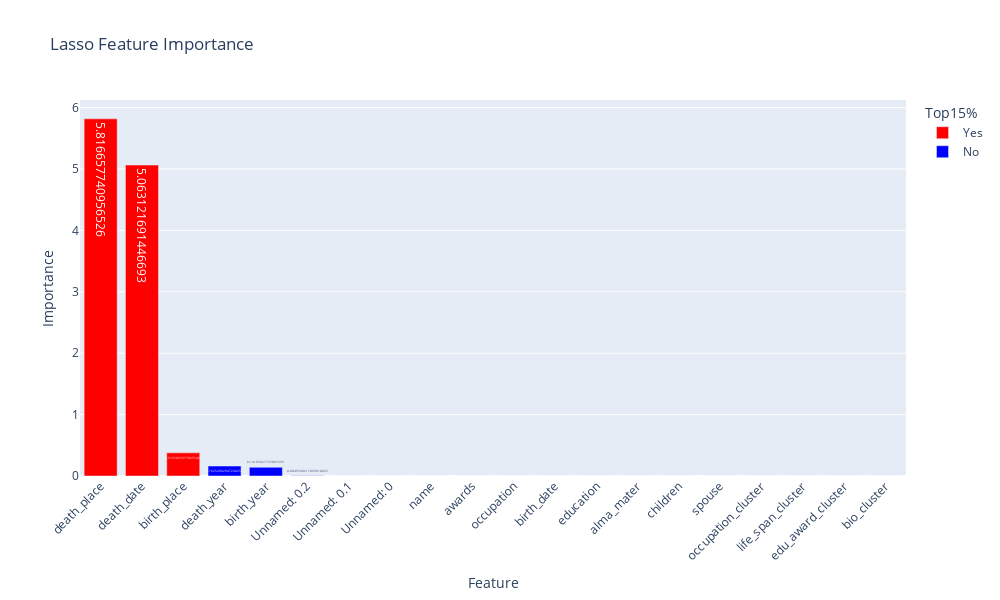

The notebook cell saved with this chart:
### Code cell
fig = px.bar(
    feat_df,                
    x='Feature',            
    y='Importance',         
    color='Top15%',         
    color_discrete_map={'Yes': 'red', 'No': 'blue'},  
    text='Importance',      
    title='Lasso Feature Importance'  
)


fig.update_layout(
    xaxis_tickangle=-45,  
    width=1000,           
    height=600            
)

fig.show()

### Figure 1 — Plotly figure (JSON) as saved in the notebook; plotly's stock layout.template omitted (floating-point values rounded to 4 significant figures)
{"data": [{"hovertemplate": "Top15%=Yes<br>Feature=%{x}<br>Importance=%{text}<extra></extra>", "legendgroup": "Yes", "marker": {"color": "red", "pattern": {"shape": ""}}, "name": "Yes", "orientation": "v", "showlegend": true, "text": [5.817, 5.063, 0.3767], "textposition": "auto", "type": "bar", "x": ["death_place", "death_date", "birth_place"], "xaxis": "x", "y": [5.817, 5.063, 0.3767], "yaxis": "y"}, {"hovertemplate": "Top15%=No<br>Feature=%{x}<br>Importance=%{text}<extra></extra>", "legendgroup": "No", "marker": {"color": "blue", "pattern": {"shape": ""}}, "name": "No", "orientation": "v", "showlegend": true, "text": [0.1625, 0.1417, 0.004554, 0.0, 0.0, 0.0, 0.0, 0.0, 0.0, 0.0, 0.0, 0.0, 0.0, 0.0, 0.0, 0.0, 0.0], "textposition": "auto", "type": "bar", "x": ["death_year", "birth_year", "Unnamed: 0.2", "Unnamed: 0.1", "Unnamed: 0", "name", "awards", "occupation", "birth_date", "education", "alma_mater", "children", "spouse", "occupation_cluster", "life_span_cluster", "edu_award_cluster", "bio_cluster"], "xaxis": "x", "y": [0.1625, 0.1417, 0.004554, 0.0, 0.0, 0.0, 0.0, 0.0, 0.0, 0.0, 0.0, 0.0, 0.0, 0.0, 0.0, 0.0, 0.0], "yaxis": "y"}], "layout": {"barmode": "relative", "height": 600, "legend": {"title": {"text": "Top15%"}, "tracegroupgap": 0}, "title": {"text": "Lasso Feature Importance"}, "width": 1000, "xaxis": {"anchor": "y", "domain": [0, 1], "tickangle": -45, "title": {"text": "Feature"}}, "yaxis": {"anchor": "x", "domain": [0, 1], "title": {"text": "Importance"}}}}
